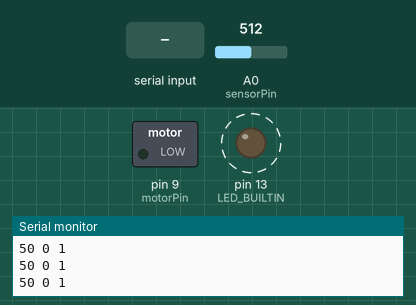
A sketch run on a simulated Arduino Nano, built with avr-gcc and run on an emulated ATmega328P. Parts: switched loads named in the sketch (green lamp = pin HIGH), output pins drawn as LEDs (lit = HIGH), the last lines printed to the serial monitor. Dashed ring = blinking. The inputs (shaded band) are chosen by the test bench; at power-on: A0 (sensorPin) = 512.

Above: at 2.05 s.
2.1 s: "r90\n" received over Serial
At 3.06 s:
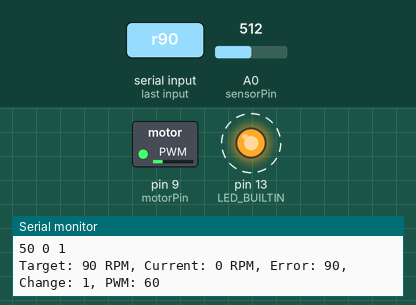
5.1 s: "+\n" received over Serial
7.5 s: "s\n" received over Serial
At 7.9 s:
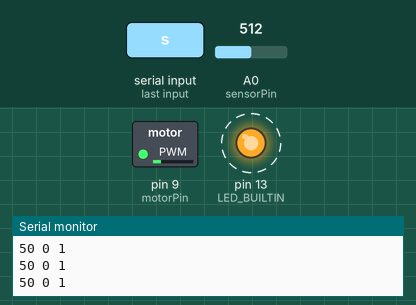
9.0 s: "x\n" received over Serial
At 9.8 s:
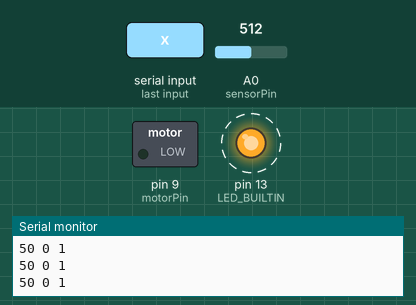
Timing chart, 0 to 11.5 s (numbered marks = the images above; inputs shaded):
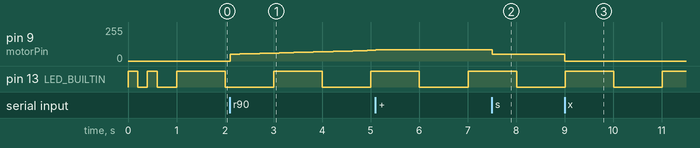

The sketch:

fuzzy_bldc_proteus.ino
```cpp
// Program kontrol motor DC dengan fuzzy logic
// untuk Arduino Nano dengan PWM 0-255

const int motorPin = 9;        // Pin PWM untuk motor DC pada Arduino Nano
const int sensorPin = A0;      // Pin sensor pada A0

// Konstanta untuk PWM motor DC
const int MIN_PWM = 0;         // PWM minimum (motor mati)
const int START_PWM = 50;      // PWM minimum untuk mulai berputar
const int MAX_PWM = 255;       // PWM maksimum
const int STEP_SIZE = 5;       // Kenaikan kecil untuk kontrol manual

// Variabel untuk PWM
int currentPWM = MIN_PWM;

// Variabel untuk pembacaan RPM
int rpm = 0;
unsigned long last_millis = 0;
const int interval = 50;      // Interval pembacaan RPM (ms)
bool lastSensorState = false; // Untuk mencatat state terakhir sensor

// Variabel untuk kontrol RPM
int targetRPM = 0;
int currentRPM = 0;
int lastRPM = 0;
int rpmError = 0;
int lastError = 0;
int rpmErrorChange = 0;
unsigned long lastRPMCheck = 0;
const unsigned long RPM_CHECK_INTERVAL = 100; // Check RPM every 100ms
bool rpmControlActive = false;

// Konstanta untuk fuzzy logic
const int ERROR_SMALL = 100;
const int ERROR_MEDIUM = 300;
const int ERROR_BIG = 700;
const int DELTA_SMALL = 50;
const int DELTA_MEDIUM = 150;
const int DELTA_BIG = 300;

void setup() {
  // Mulai komunikasi serial
  Serial.begin(9600);

  Serial.println("DC Motor Control System dengan Fuzzy Logic");

  // Setup pin sensor
  pinMode(sensorPin, INPUT);

  // Setup pin motor dan LED built-in
  pinMode(motorPin, OUTPUT);
  pinMode(LED_BUILTIN, OUTPUT);

  // Set motor ke kondisi awal
  analogWrite(motorPin, MIN_PWM);

  // Konfirmasi siap
  digitalWrite(LED_BUILTIN, HIGH);
  delay(200);
  digitalWrite(LED_BUILTIN, LOW);
  delay(200);
  digitalWrite(LED_BUILTIN, HIGH);
  delay(200);
  digitalWrite(LED_BUILTIN, LOW);

  Serial.println("Sistem siap. Gunakan perintah berikut melalui Serial:");
  Serial.println("'s' - Mulai dengan kecepatan terendah");
  Serial.println("'+' - Tingkatkan kecepatan");
  Serial.println("'-' - Kurangi kecepatan");
  Serial.println("'x' - Stop motor");
  Serial.println("'p' - Tampilkan nilai PWM dan RPM saat ini");
  Serial.println("'rXXXX' - Set target RPM (contoh: r1000 untuk 1000 RPM)");
  Serial.println("'r0' - Matikan kontrol RPM");
}

void loop() {
  // Baca sensor RPM - deteksi setiap putaran (perubahan dari <500 ke >500)
  bool currentSensorState = analogRead(sensorPin) > 500;

  // Jika terdeteksi perubahan dari LOW ke HIGH (1 putaran)
  if (currentSensorState && !lastSensorState) {
    rpm++;
  }

  // Simpan status sensor saat ini untuk putaran berikutnya
  lastSensorState = currentSensorState;

  // Update RPM setiap interval
  if (millis() - last_millis > interval) {
    last_millis = millis();

    // Simpan RPM terakhir
    lastRPM = currentRPM;

    // Hitung RPM aktual (konversi dari frekuensi pembacaan)
    // Faktor 60000/interval adalah untuk konversi ke RPM (60 detik * 1000 ms / interval ms)
    currentRPM = rpm * (60000 / interval);

    // Reset counter RPM
    rpm = 0;

    // Print info RPM
    Serial.print("50 ");
    Serial.print(currentRPM);
    Serial.println(" 1");
  }

  // Kontrol RPM dengan Fuzzy Logic jika aktif
  if (rpmControlActive && targetRPM > 0) {
    if (millis() - lastRPMCheck > RPM_CHECK_INTERVAL) {
      lastRPMCheck = millis();

      // Hitung error dan perubahan error
      lastError = rpmError;
      rpmError = targetRPM - currentRPM;
      rpmErrorChange = rpmError - lastError;

      // Terapkan kontrol fuzzy
      int pwmChange = applyFuzzyControl(rpmError, rpmErrorChange);

      // Terapkan perubahan PWM dengan batas
      if (pwmChange != 0) {
        int newPWM = currentPWM + pwmChange;
        newPWM = constrain(newPWM, START_PWM, MAX_PWM);

        if (newPWM != currentPWM) {
          currentPWM = newPWM;
          analogWrite(motorPin, currentPWM);
        }
      }

      Serial.print("Target: ");
      Serial.print(targetRPM);
      Serial.print(" RPM, Current: ");
      Serial.print(currentRPM);
      Serial.print(" RPM, Error: ");
      Serial.print(rpmError);
      Serial.print(", Change: ");
      Serial.print(pwmChange);
      Serial.print(", PWM: ");
      Serial.println(currentPWM);
    }
  }

  // Cek input serial untuk kontrol manual
  if (Serial.available() > 0) {
    String input = Serial.readStringUntil('\n');

    // Periksa jika ini adalah perintah set RPM
    if (input.startsWith("r")) {
      // Parse nilai RPM target
      targetRPM = input.substring(1).toInt();

      if (targetRPM > 0) {
        rpmControlActive = true;
        // Reset error tracking
        rpmError = 0;
        lastError = 0;
        rpmErrorChange = 0;

        Serial.print("Mode kontrol RPM aktif. Target: ");
        Serial.println(targetRPM);

        // Jika motor masih mati, hidupkan dengan START_PWM
        if (currentPWM <= MIN_PWM) {
          currentPWM = START_PWM;
          analogWrite(motorPin, currentPWM);
        }
      } else {
        rpmControlActive = false;
        Serial.println("Mode kontrol RPM dimatikan.");
      }
    }
    else if (input.length() == 1) {
      char command = input.charAt(0);

      // Matikan mode RPM control jika ada perintah manual
      // kecuali perintah 'p'
      if (command != 'p') {
        rpmControlActive = false;
      }

      // Eksekusi perintah
      switch (command) {
        case 's':  // Start
          currentPWM = START_PWM;
          Serial.print("Mulai dengan PWM: ");
          Serial.println(currentPWM);
          break;

        case '+':  // Increase speed
          if (currentPWM < MAX_PWM) {
            currentPWM += STEP_SIZE;
            Serial.print("PWM +: ");
            Serial.println(currentPWM);
          } else {
            Serial.println("Sudah pada PWM maksimum!");
          }
          break;

        case '-':  // Decrease speed
          if (currentPWM > START_PWM) {
            currentPWM -= STEP_SIZE;
            Serial.print("PWM -: ");
            Serial.println(currentPWM);
          } else {
            Serial.println("Sudah pada PWM minimum!");
          }
          break;

        case 'x':  // Stop
          currentPWM = MIN_PWM;
          Serial.println("STOP - Motor dimatikan");
          break;

        case 'p':  // Print current values
          Serial.print("Nilai PWM saat ini: ");
          Serial.println(currentPWM);
          Serial.print("RPM saat ini: ");
          Serial.println(currentRPM);
          if (rpmControlActive) {
            Serial.print("Target RPM: ");
            Serial.print(targetRPM);
            Serial.print(", Error: ");
            Serial.println(rpmError);
          }
          break;
      }

      // Terapkan PWM baru
      analogWrite(motorPin, currentPWM);
    }
  }

  // Flash LED untuk indikasi program berjalan
  static unsigned long lastBlink = 0;
  if (millis() - lastBlink > 1000) {
    digitalWrite(LED_BUILTIN, !digitalRead(LED_BUILTIN));
    lastBlink = millis();
  }
}

// Fungsi fuzzy logic untuk kontrol RPM
int applyFuzzyControl(int error, int errorChange) {
  // Fuzzy logic untuk mengontrol motor DC
  // Berdasarkan error (selisih RPM) dan errorChange (perubahan error)

  // 1. Absolut error dan errorChange
  int absError = abs(error);
  int absErrorChange = abs(errorChange);

  // 2. Fuzzy membership untuk error
  float smallError = 0.0, mediumError = 0.0, bigError = 0.0;

  // Small error membership
  if (absError <= ERROR_SMALL) {
    smallError = 1.0;
  } else if (absError <= ERROR_MEDIUM) {
    smallError = (float)(ERROR_MEDIUM - absError) / (ERROR_MEDIUM - ERROR_SMALL);
  } else {
    smallError = 0.0;
  }

  // Medium error membership
  if (absError <= ERROR_SMALL) {
    mediumError = 0.0;
  } else if (absError <= ERROR_MEDIUM) {
    mediumError = (float)(absError - ERROR_SMALL) / (ERROR_MEDIUM - ERROR_SMALL);
  } else if (absError <= ERROR_BIG) {
    mediumError = (float)(ERROR_BIG - absError) / (ERROR_BIG - ERROR_MEDIUM);
  } else {
    mediumError = 0.0;
  }

  // Big error membership
  if (absError <= ERROR_MEDIUM) {
    bigError = 0.0;
  } else if (absError <= ERROR_BIG) {
    bigError = (float)(absError - ERROR_MEDIUM) / (ERROR_BIG - ERROR_MEDIUM);
  } else {
    bigError = 1.0;
  }

  // 3. Fuzzy membership untuk errorChange
  float smallDelta = 0.0, mediumDelta = 0.0, bigDelta = 0.0;

  // Small delta membership
  if (absErrorChange <= DELTA_SMALL) {
    smallDelta = 1.0;
  } else if (absErrorChange <= DELTA_MEDIUM) {
    smallDelta = (float)(DELTA_MEDIUM - absErrorChange) / (DELTA_MEDIUM - DELTA_SMALL);
  } else {
    smallDelta = 0.0;
  }

  // Medium delta membership
  if (absErrorChange <= DELTA_SMALL) {
    mediumDelta = 0.0;
  } else if (absErrorChange <= DELTA_MEDIUM) {
    mediumDelta = (float)(absErrorChange - DELTA_SMALL) / (DELTA_MEDIUM - DELTA_SMALL);
  } else if (absErrorChange <= DELTA_BIG) {
    mediumDelta = (float)(DELTA_BIG - absErrorChange) / (DELTA_BIG - DELTA_MEDIUM);
  } else {
    mediumDelta = 0.0;
  }

  // Big delta membership
  if (absErrorChange <= DELTA_MEDIUM) {
    bigDelta = 0.0;
  } else if (absErrorChange <= DELTA_BIG) {
    bigDelta = (float)(absErrorChange - DELTA_MEDIUM) / (DELTA_BIG - DELTA_MEDIUM);
  } else {
    bigDelta = 1.0;
  }

  // 4. Fuzzy rules dan inferensi
  // Rule 1: Jika error kecil dan delta kecil, maka perubahan kecil
  float rule1 = min(smallError, smallDelta);

  // Rule 2: Jika error sedang dan delta kecil, maka perubahan sedang
  float rule2 = min(mediumError, smallDelta);

  // Rule 3: Jika error besar, maka perubahan besar
  float rule3 = bigError;

  // Rule 4: Jika error meningkat cepat (delta besar), kurangi perubahan
  float rule4 = bigDelta;

  // 5. Defuzzification (weighted average)
  float smallChange = 1.0;
  float mediumChange = 3.0;
  float bigChange = 5.0;
  float reduceFactor = 0.5;

  float pwmChangeValue =
    (rule1 * smallChange +
     rule2 * mediumChange +
     rule3 * bigChange) /
    (rule1 + rule2 + rule3 + 0.001);  // Hindari divisi dengan 0

  // Kurangi perubahan jika errorChange besar
  pwmChangeValue = pwmChangeValue * (1.0 - rule4 * reduceFactor);

  // 6. Hasil akhir (bulat ke integer)
  int pwmChange = round(pwmChangeValue);

  // Arah perubahan
  if (error < 0) {
    // RPM terlalu tinggi, kurangi PWM
    pwmChange = -pwmChange;
  }

  return pwmChange;
}
```

Measured:
- after the input at 2.1 s, pin 9 (motorPin): moves from 0/255 to 80/255 over 2.9 s, starting at once
- after the input at 7.5 s, pin 9 (motorPin): 85/255 → 50/255 at once
- after the input at 9.0 s, pin 9 (motorPin): 50/255 → 0/255 at once
